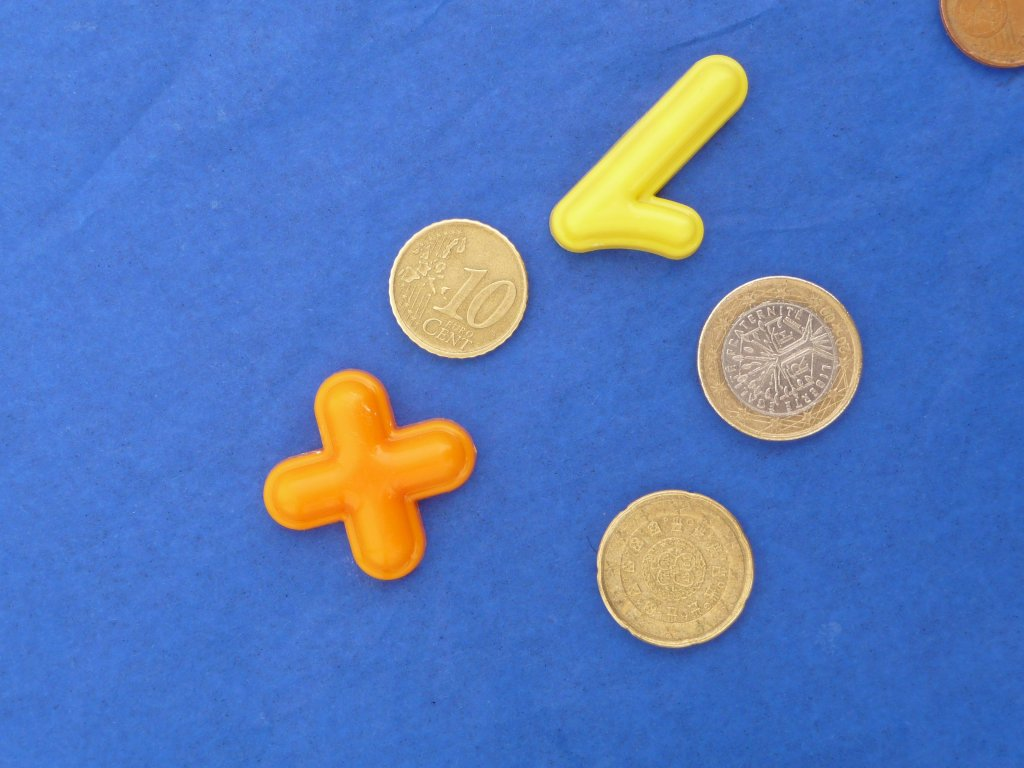
%> input picture PROJ1/Moedas3.jpg, 1024 x 768 px
$ octave --eval "estimate_sharpness_test;"   (GNU Octave 9; MATLAB toolbox functions it lacks are replaced by stand-ins)
%> lines starting %> are read from the running program, lines starting %| are printed output that depends on the picture
function []=estimate_sharpness_test()

close all;
I=imread('Moedas3.jpg');
%> I is the input picture: size 768x1024x3 uint8; mean R, G, B 87.3, 121.3, 186.2
G=double(rgb2gray(I));
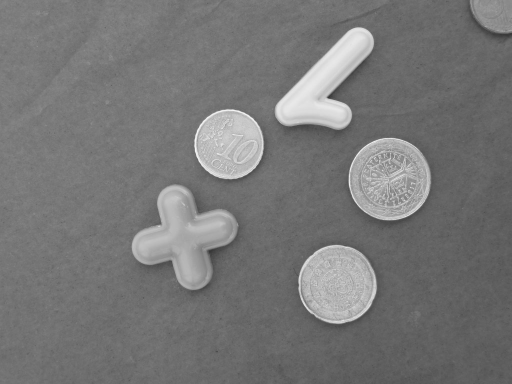
%> G: size 768x1024 double (shown at 1/2 size); min 51, max 255, mean 118.5

% measure the sharpness of original image
sharpness=estimate_sharpness(G);
disp(['Sharpness of original image: ' num2str(sharpness)]);

% iteratively smooth and measure sharpness
for i=3:2:11
    F=imfilter(G, fspecial('average',i), 'replicate');
    sharpness=estimate_sharpness(F);
    disp(['Sharpness after mean filtering: ' num2str(sharpness) '.  Kernel Size: ' num2str(i)]);
end

disp(' ');
% iteratively sharpen the image and measure sharpness
for i=1:-0.25:0
    F=imfilter(G, fspecial('unsharp',i), 'replicate');
    sharpness=estimate_sharpness(F);
    disp(['Sharpness after unsharp masking: ' num2str(sharpness) '.  Alpha: ' num2str(i)]);
end

end

% Estimate sharpness using the gradient magnitude.
% sum of all gradient norms / number of pixels give us the sharpness
% metric.
function [sharpness]=estimate_sharpness(G)

[Gx, Gy]=gradient(G);
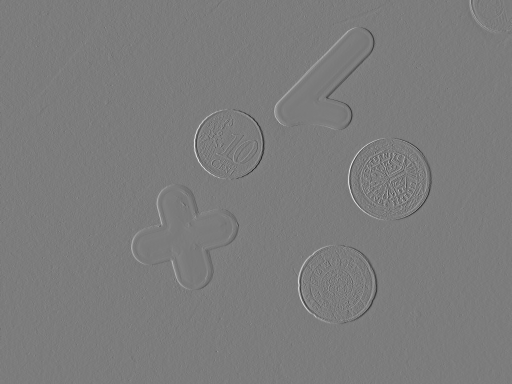
%> Gx: size 768x1024 double (shown at 1/2 size); min -74.5, max 78, mean 0; drawn with min black and max white

S=sqrt(Gx.*Gx+Gy.*Gy);
sharpness=sum(sum(S))./(numel(Gx));
%> sharpness = 3.11

end
%| Sharpness of original image: 3.1082
%> the loop in estimate_sharpness_test, `for i=3:2:11` made 5 passes
%> sharpness on passes 1 to 5: 1.91, 1.33, 1.04, 0.865, 0.749
%> (printed output is left out)
%> pass 1, in estimate_sharpness (call 2), `S=sqrt(Gx.*Gx+Gy.*Gy);`:
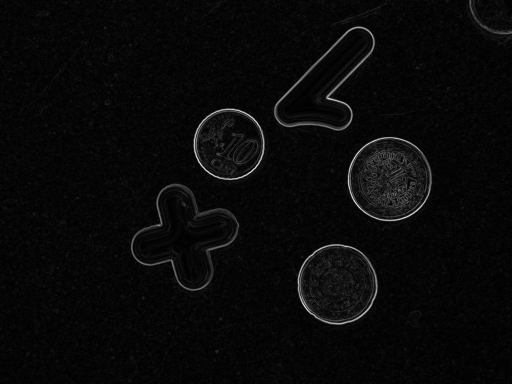
%> S: size 768x1024 double (shown at 1/2 size); min 0, max 53.02, mean 1.9; drawn with min black and max white
%> the loop in estimate_sharpness_test, `for i=1:-0.25:0` made 5 passes
%> sharpness on passes 1 to 5: 7.57, 7.8, 8.12, 8.6, 9.37
%> (printed output is left out)
%> pass 1, in estimate_sharpness_test, `F=imfilter(G, fspecial('unsharp',i), 'replicate');`:
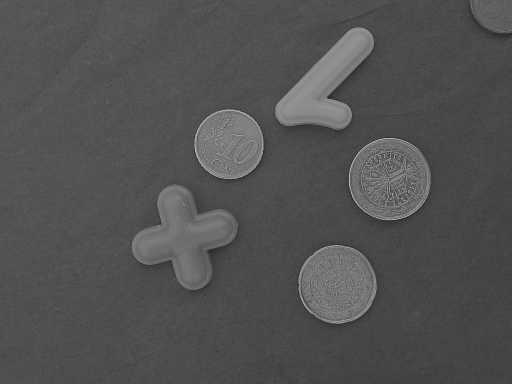
%> F: size 768x1024 double (shown at 1/2 size); min -27, max 424.5, mean 118.5; drawn with min black and max white
%> pass 1, in estimate_sharpness (call 7), `S=sqrt(Gx.*Gx+Gy.*Gy);`:
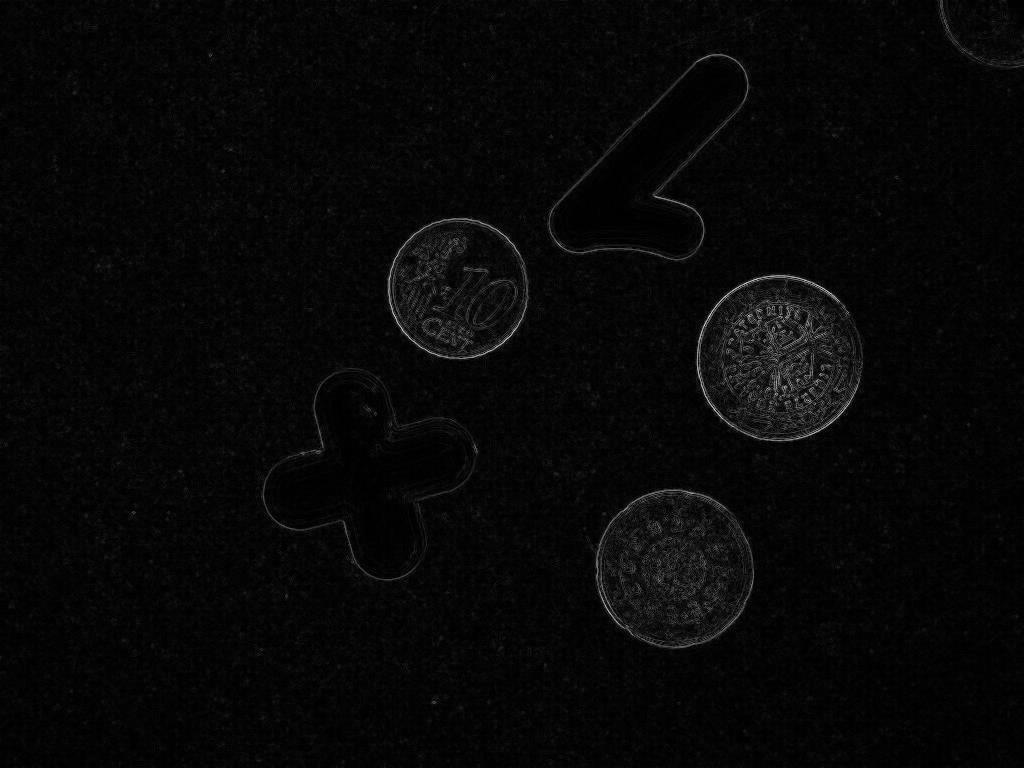
%> S: size 768x1024 double; min 0, max 228.1, mean 7.6
